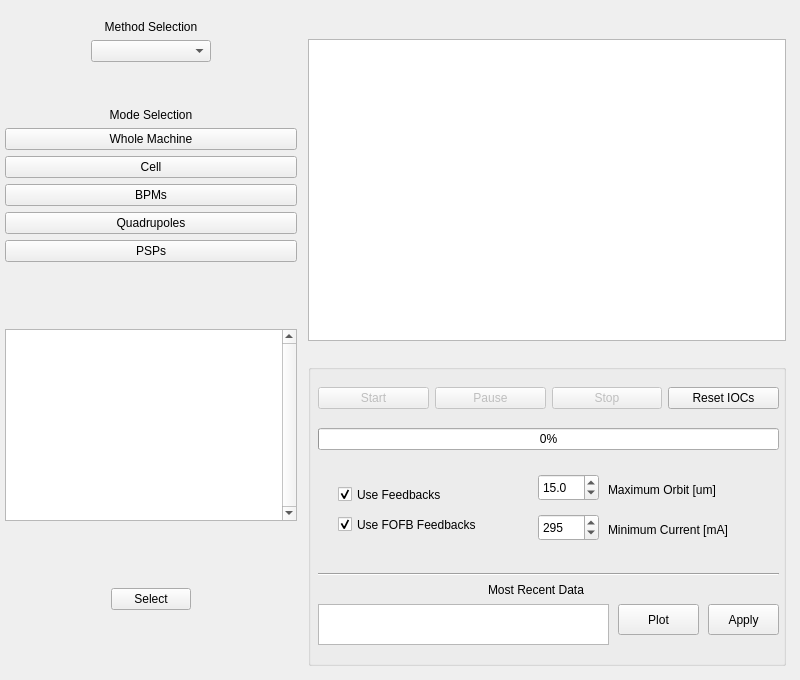
    <widget class="QWidget" name="front_tab">
     <attribute name="title">
      <string>Main Page</string>
     </attribute>
     <widget class="QWidget" name="layoutWidget">
      <property name="geometry">
       <rect>
        <x>0</x>
        <y>20</y>
        <width>791</width>
        <height>651</height>
       </rect>
      </property>
      <layout class="QHBoxLayout" name="horizontalLayout">
       <item>
        <spacer name="horizontalSpacer_7">
         <property name="orientation">
          <enum>Qt::Horizontal</enum>
         </property>
         <property name="sizeType">
          <enum>QSizePolicy::Fixed</enum>
         </property>
         <property name="sizeHint" stdset="0">
          <size>
           <width>5</width>
           <height>13</height>
          </size>
         </property>
        </spacer>
       </item>
       <item>
        <layout class="QGridLayout" name="gridLayout">
         <item row="0" column="0">
          <spacer name="horizontalSpacer_2">
           <property name="orientation">
            <enum>Qt::Horizontal</enum>
           </property>
           <property name="sizeType">
            <enum>QSizePolicy::Fixed</enum>
           </property>
           <property name="sizeHint" stdset="0">
            <size>
             <width>0</width>
             <height>20</height>
            </size>
           </property>
          </spacer>
         </item>
         <item row="4" column="2">
          <widget class="QPushButton" name="lock_unlock_pv">
           <property name="text">
            <string>Select</string>
           </property>
           <property name="checkable">
            <bool>false</bool>
           </property>
           <property name="checked">
            <bool>false</bool>
           </property>
           <property name="autoExclusive">
            <bool>true</bool>
           </property>
          </widget>
         </item>
         <item row="0" column="4">
          <spacer name="horizontalSpacer">
           <property name="orientation">
            <enum>Qt::Horizontal</enum>
           </property>
           <property name="sizeType">
            <enum>QSizePolicy::Fixed</enum>
           </property>
           <property name="sizeHint" stdset="0">
            <size>
             <width>0</width>
             <height>20</height>
            </size>
           </property>
          </spacer>
         </item>
         <item row="4" column="3">
          <spacer name="horizontalSpacer_4">
           <property name="orientation">
            <enum>Qt::Horizontal</enum>
           </property>
           <property name="sizeHint" stdset="0">
            <size>
             <width>40</width>
             <height>20</height>
            </size>
           </property>
          </spacer>
         </item>
         <item row="3" column="2">
          <spacer name="verticalSpacer_2">
           <property name="orientation">
            <enum>Qt::Vertical</enum>
           </property>
           <property name="sizeHint" stdset="0">
            <size>
             <width>20</width>
             <height>13</height>
            </size>
           </property>
          </spacer>
         </item>
         <item row="0" column="1" colspan="3">
          <layout class="QVBoxLayout" name="modes">
           <item>
            <widget class="QLabel" name="label">
             <property name="text">
              <string>Method Selection</string>
             </property>
             <property name="alignment">
              <set>Qt::AlignCenter</set>
             </property>
            </widget>
           </item>
           <item>
            <layout class="QHBoxLayout" name="horizontalLayout_3">
             <item>
              <spacer name="horizontalSpacer_9">
               <property name="orientation">
                <enum>Qt::Horizontal</enum>
               </property>
               <property name="sizeType">
                <enum>QSizePolicy::Minimum</enum>
               </property>
               <property name="sizeHint" stdset="0">
                <size>
                 <width>20</width>
                 <height>20</height>
                </size>
               </property>
              </spacer>
             </item>
             <item>
              <widget class="QComboBox" name="method_dropdown">
               <property name="sizePolicy">
                <sizepolicy hsizetype="Fixed" vsizetype="Fixed">
                 <horstretch>0</horstretch>
                 <verstretch>0</verstretch>
                </sizepolicy>
               </property>
               <property name="minimumSize">
                <size>
                 <width>120</width>
                 <height>0</height>
                </size>
               </property>
              </widget>
             </item>
             <item>
              <spacer name="horizontalSpacer_10">
               <property name="orientation">
                <enum>Qt::Horizontal</enum>
               </property>
               <property name="sizeType">
                <enum>QSizePolicy::Minimum</enum>
               </property>
               <property name="sizeHint" stdset="0">
                <size>
                 <width>20</width>
                 <height>20</height>
                </size>
               </property>
              </spacer>
             </item>
            </layout>
           </item>
           <item>
            <spacer name="verticalSpacer_6">
             <property name="orientation">
              <enum>Qt::Vertical</enum>
             </property>
             <property name="sizeHint" stdset="0">
              <size>
               <width>20</width>
               <height>40</height>
              </size>
             </property>
            </spacer>
           </item>
           <item>
            <widget class="QLabel" name="label_2">
             <property name="text">
              <string>Mode Selection</string>
             </property>
             <property name="alignment">
              <set>Qt::AlignCenter</set>
             </property>
            </widget>
           </item>
           <item>
            <widget class="QPushButton" name="whole_machine">
             <property name="text">
              <string>Whole Machine</string>
             </property>
            </widget>
           </item>
           <item>
            <widget class="QPushButton" name="cell">
             <property name="text">
              <string>Cell</string>
             </property>
            </widget>
           </item>
           <item>
            <widget class="QPushButton" name="bpms">
             <property name="text">
              <string>BPMs</string>
             </property>
            </widget>
           </item>
           <item>
            <widget class="QPushButton" name="quadrupoles">
             <property name="text">
              <string>Quadrupoles</string>
             </property>
            </widget>
           </item>
           <item>
            <widget class="QPushButton" name="psps">
             <property name="text">
              <string>PSPs</string>
             </property>
            </widget>
           </item>
          </layout>
         </item>
         <item row="4" column="1">
          <spacer name="horizontalSpacer_3">
           <property name="orientation">
            <enum>Qt::Horizontal</enum>
           </property>
           <property name="sizeHint" stdset="0">
            <size>
             <width>58</width>
             <height>20</height>
            </size>
           </property>
          </spacer>
         </item>
         <item row="1" column="2">
          <spacer name="verticalSpacer">
           <property name="orientation">
            <enum>Qt::Vertical</enum>
           </property>
           <property name="sizeHint" stdset="0">
            <size>
             <width>20</width>
             <height>13</height>
            </size>
           </property>
          </spacer>
         </item>
         <item row="2" column="1" colspan="3">
          <widget class="QListWidget" name="pv_selection">
           <property name="verticalScrollBarPolicy">
            <enum>Qt::ScrollBarAlwaysOn</enum>
           </property>
           <property name="horizontalScrollBarPolicy">
            <enum>Qt::ScrollBarAlwaysOff</enum>
           </property>
           <property name="editTriggers">
            <set>QAbstractItemView::AllEditTriggers</set>
           </property>
           <property name="alternatingRowColors">
            <bool>true</bool>
           </property>
           <property name="selectionMode">
            <enum>QAbstractItemView::ExtendedSelection</enum>
           </property>
           <property name="movement">
            <enum>QListView::Static</enum>
           </property>
          </widget>
         </item>
         <item row="5" column="2">
          <spacer name="verticalSpacer_3">
           <property name="orientation">
            <enum>Qt::Vertical</enum>
           </property>
           <property name="sizeHint" stdset="0">
            <size>
             <width>20</width>
             <height>18</height>
            </size>
           </property>
          </spacer>
         </item>
        </layout>
       </item>
       <item>
        <spacer name="horizontalSpacer_6">
         <property name="orientation">
          <enum>Qt::Horizontal</enum>
         </property>
         <property name="sizeType">
          <enum>QSizePolicy::Fixed</enum>
         </property>
         <property name="sizeHint" stdset="0">
          <size>
           <width>5</width>
           <height>13</height>
          </size>
         </property>
        </spacer>
       </item>
       <item>
        <layout class="QGridLayout" name="screen_options">
         <item row="2" column="0">
          <spacer name="verticalSpacer_9">
           <property name="orientation">
            <enum>Qt::Vertical</enum>
           </property>
           <property name="sizeType">
            <enum>QSizePolicy::Fixed</enum>
           </property>
           <property name="sizeHint" stdset="0">
            <size>
             <width>478</width>
             <height>17</height>
            </size>
           </property>
          </spacer>
         </item>
         <item row="4" column="0">
          <spacer name="verticalSpacer_8">
           <property name="orientation">
            <enum>Qt::Vertical</enum>
           </property>
           <property name="sizeType">
            <enum>QSizePolicy::Fixed</enum>
           </property>
           <property name="sizeHint" stdset="0">
            <size>
             <width>478</width>
             <height>5</height>
            </size>
           </property>
          </spacer>
         </item>
         <item row="3" column="0">
          <widget class="QGroupBox" name="groupBox_3">
           <property name="sizePolicy">
            <sizepolicy hsizetype="Expanding" vsizetype="MinimumExpanding">
             <horstretch>0</horstretch>
             <verstretch>0</verstretch>
            </sizepolicy>
           </property>
           <property name="title">
            <string/>
           </property>
           <widget class="QWidget" name="layoutWidget">
            <property name="geometry">
             <rect>
              <x>10</x>
              <y>10</y>
              <width>461</width>
              <height>91</height>
             </rect>
            </property>
            <layout class="QGridLayout" name="gridLayout_2">
             <item row="0" column="0">
              <widget class="QPushButton" name="button_start">
               <property name="enabled">
                <bool>false</bool>
               </property>
               <property name="text">
                <string>Start</string>
               </property>
              </widget>
             </item>
             <item row="0" column="1">
              <widget class="QPushButton" name="button_pause">
               <property name="enabled">
                <bool>false</bool>
               </property>
               <property name="text">
                <string>Pause</string>
               </property>
              </widget>
             </item>
             <item row="0" column="2">
              <widget class="QPushButton" name="button_stop">
               <property name="enabled">
                <bool>false</bool>
               </property>
               <property name="text">
                <string>Stop</string>
               </property>
              </widget>
             </item>
             <item row="0" column="3">
              <widget class="QPushButton" name="button_reset">
               <property name="text">
                <string>Reset IOCs</string>
               </property>
              </widget>
             </item>
             <item row="1" column="0" colspan="4">
              <widget class="QProgressBar" name="progressBar">
               <property name="maximum">
                <number>100</number>
               </property>
               <property name="value">
                <number>0</number>
               </property>
              </widget>
             </item>
            </layout>
           </widget>
           <widget class="QCheckBox" name="config_use_fofb">
            <property name="geometry">
             <rect>
              <x>30</x>
              <y>150</y>
              <width>191</width>
              <height>21</height>
             </rect>
            </property>
            <property name="text">
             <string>Use FOFB Feedbacks</string>
            </property>
            <property name="checked">
             <bool>true</bool>
            </property>
           </widget>
           <widget class="QDoubleSpinBox" name="config_max_orbit">
            <property name="geometry">
             <rect>
              <x>230</x>
              <y>110</y>
              <width>61</width>
              <height>27</height>
             </rect>
            </property>
            <property name="decimals">
             <number>1</number>
            </property>
            <property name="maximum">
             <double>100.000000000000000</double>
            </property>
            <property name="singleStep">
             <double>0.100000000000000</double>
            </property>
            <property name="value">
             <double>15.000000000000000</double>
            </property>
           </widget>
           <widget class="QLabel" name="label_9">
            <property name="geometry">
             <rect>
              <x>300</x>
              <y>110</y>
              <width>141</width>
              <height>31</height>
             </rect>
            </property>
            <property name="text">
             <string>Maximum Orbit [um]</string>
            </property>
           </widget>
           <widget class="QDoubleSpinBox" name="config_current_limit">
            <property name="geometry">
             <rect>
              <x>230</x>
              <y>150</y>
              <width>61</width>
              <height>27</height>
             </rect>
            </property>
            <property name="decimals">
             <number>0</number>
            </property>
            <property name="maximum">
             <double>305.000000000000000</double>
            </property>
            <property name="singleStep">
             <double>1.000000000000000</double>
            </property>
            <property name="value">
             <double>295.000000000000000</double>
            </property>
           </widget>
           <widget class="QLabel" name="label_25">
            <property name="geometry">
             <rect>
              <x>300</x>
              <y>150</y>
              <width>161</width>
              <height>31</height>
             </rect>
            </property>
            <property name="text">
             <string>Minimum Current [mA]</string>
            </property>
           </widget>
           <widget class="QTextEdit" name="display_most_recent">
            <property name="geometry">
             <rect>
              <x>10</x>
              <y>240</y>
              <width>291</width>
              <height>41</height>
             </rect>
            </property>
            <property name="horizontalScrollBarPolicy">
             <enum>Qt::ScrollBarAlwaysOff</enum>
            </property>
            <property name="readOnly">
             <bool>true</bool>
            </property>
           </widget>
           <widget class="QLabel" name="label_26">
            <property name="geometry">
             <rect>
              <x>180</x>
              <y>210</y>
              <width>131</width>
              <height>31</height>
             </rect>
            </property>
            <property name="text">
             <string>Most Recent Data</string>
            </property>
           </widget>
           <widget class="QPushButton" name="button_plot_recent">
            <property name="geometry">
             <rect>
              <x>310</x>
              <y>240</y>
              <width>81</width>
              <height>31</height>
             </rect>
            </property>
            <property name="text">
             <string>Plot</string>
            </property>
           </widget>
           <widget class="QPushButton" name="button_apply_recent">
            <property name="geometry">
             <rect>
              <x>400</x>
              <y>240</y>
              <width>71</width>
              <height>31</height>
             </rect>
            </property>
            <property name="text">
             <string>Apply</string>
            </property>
           </widget>
           <widget class="Line" name="line">
            <property name="geometry">
             <rect>
              <x>10</x>
              <y>200</y>
              <width>461</width>
              <height>20</height>
             </rect>
            </property>
            <property name="orientation">
             <enum>Qt::Horizontal</enum>
            </property>
           </widget>
           <widget class="QCheckBox" name="config_use_feedbacks">
            <property name="geometry">
             <rect>
              <x>30</x>
              <y>120</y>
              <width>191</width>
              <height>21</height>
             </rect>
            </property>
            <property name="text">
             <string>Use Feedbacks</string>
            </property>
            <property name="checked">
             <bool>true</bool>
            </property>
           </widget>
          </widget>
         </item>
         <item row="1" column="0">
          <widget class="QPlainTextEdit" name="main_screen">
           <property name="sizePolicy">
            <sizepolicy hsizetype="Expanding" vsizetype="Expanding">
             <horstretch>0</horstretch>
             <verstretch>0</verstretch>
            </sizepolicy>
           </property>
           <property name="readOnly">
            <bool>true</bool>
           </property>
          </widget>
         </item>
         <item row="0" column="0">
          <spacer name="verticalSpacer_10">
           <property name="orientation">
            <enum>Qt::Vertical</enum>
           </property>
           <property name="sizeType">
            <enum>QSizePolicy::Fixed</enum>
           </property>
           <property name="sizeHint" stdset="0">
            <size>
             <width>478</width>
             <height>19</height>
            </size>
           </property>
          </spacer>
         </item>
        </layout>
       </item>
       <item>
        <spacer name="horizontalSpacer_11">
         <property name="orientation">
          <enum>Qt::Horizontal</enum>
         </property>
         <property name="sizeType">
          <enum>QSizePolicy::Fixed</enum>
         </property>
         <property name="sizeHint" stdset="0">
          <size>
           <width>5</width>
           <height>13</height>
          </size>
         </property>
        </spacer>
       </item>
      </layout>
     </widget>
    </widget>
